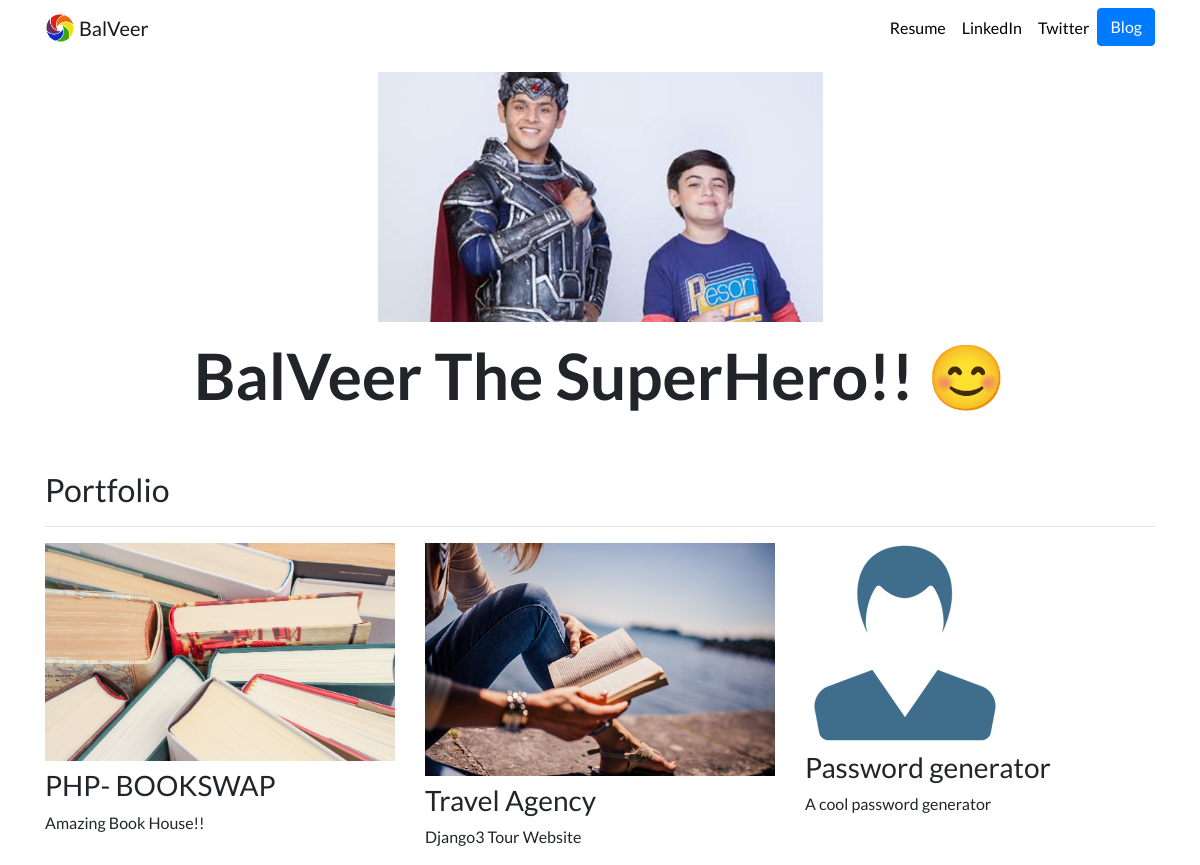
The page / on the database its author committed.
### portfolio/models.py (models this page shows, shortened)
class Project(models.Model):
    title = models.CharField(max_length=100)
    body = models.CharField(max_length=250)
    image = models.ImageField(upload_to='portfolio/images/')
    url = models.URLField(blank=True)                           #blank = True means optional

### portfolio/views.py (the view)
# urls.py: 2. Add a URL to urlpatterns:  path('', views.home, name='home')
def home(request):
   projects = Project.objects.all() # grabs everythings from project table
   return render(request, 'portfolio/home.html',{'projects' : projects})

### portfolio/templates/portfolio/home.html
{% extends "portfolio/base.html" %}
{% load static %}
{% block content %}
<div class="row justify-content-center my-3">
  <div class="col-5">
    <img src="{% static 'portfolio/balveer.jpg' %}" class="img-fluid">
  </div>
</div>
<div class="row justify-content-center mb-3">
  <div class="col-md-9 text-center">
    <h1 id="hometext" class="font-weight-bold">BalVeer The SuperHero!!  😊</h1>
  </div>
</div>
<h2 class="mt-5">Portfolio</h2>
<hr>
<div class="row">
  {% for project in projects %}
  <div class="col-lg-4 col-md-6">
    {% if project.url %}
    <a href="{{ project.url }}">
      <img src="{{ project.image.url }}" class="img-fluid mb-2">
    </a>
    {% else %}
    <img src="{{ project.image.url }}" class="img-fluid mb-2">
    {% endif %}
    <h3>{{ project.title }}</h3>
    <p>{{ project.body }}</p>
  </div>
  {% endfor %}
</div>
{% endblock %}

### portfolio/templates/portfolio/base.html (shortened to what this page needs)
{% load static %}
<!doctype html>
<html lang="en">
<head>
  <link rel="stylesheet" href="https://stackpath.bootstrapcdn.com/bootstrap/4.4.1/css/bootstrap.min.css">
  <link rel="stylesheet" href="{% static 'portfolio/custom.css' %}">
</head>
<body>
  <nav id="topNav" class="navbar navbar-expand-md navbar-light">
    <div class="container">
      <a class="navbar-brand" href="{% url 'home' %}">
        <img src="{% static 'portfolio/logo.png' %}" width="30" height="30" class="d-inline-block align-top" alt="Dora">
        <span>BalVeer</span>
      </a>
      <div class="collapse navbar-collapse text-center" id="navbarNav">
        <ul class="navbar-nav ml-auto">
          <li class="nav-item">
            <a class="nav-link" href="{% static 'portfolio/research presentation 1st june.pptx.pdf' %}">Resume</a>
          </li>
          <li class="nav-item">
            <a class="nav-link" href="https://www.linkedin.com/in/neelamsomai/" target="_blank">LinkedIn</a>
          </li>
          <li class="nav-item">
            <a class="nav-link" href="https://twitter.com/neelamsoami" target="_blank">Twitter</a>
          </li>
          <li>
            <a role="button" href="{% url 'blog:all_blogs' %}" class="btn btn-primary">Blog</a>
          </li>
        </ul>
      </div>
    </div>
  </nav>
  <div class="container">
    {% block content %}{% endblock %}
  </div>
</body>
</html>

### portfolio/static/portfolio/custom.css (style rules this page uses)
.navbar-nav .nav-link { color: rgba(0,0,0,1) !important; }
body { font-family: 'Lato', sans-serif; }
@media (min-width: 992px) { #hometext { font-size: 4rem; } }

### rows shown on the page
Project: image (picture), title "PHP- BOOKSWAP", body "Amazing Book House!!"
Project: image (picture), title "Travel Agency", body "Django3 Tour Website"
Project: image (picture), title "Password generator", body "A cool password generator"
